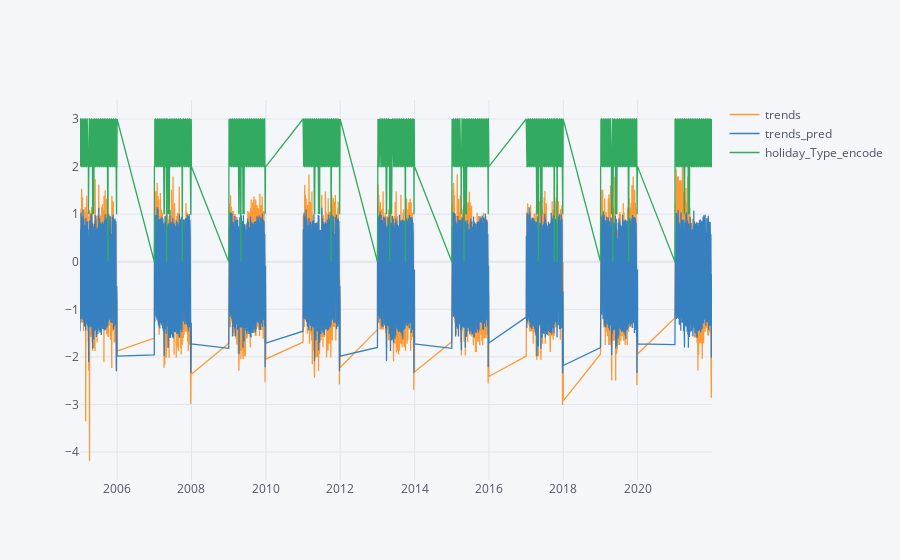

Source (notebook cell):
### Code cell
testdata[['trends','trends_pred','holiday_Type_encode']].iplot()

### Figure 1 — Plotly figure (JSON) as saved in the notebook; plotly's stock layout.template omitted (floating-point values rounded to 4 significant figures; data arrays with more than 128 entries replaced by an {"elided": "..."} marker saying what was removed)
{"data": [{"line": {"color": "rgba(255, 153, 51, 1.0)", "dash": "solid", "shape": "linear", "width": 1.3}, "mode": "lines", "name": "trends", "text": "", "type": "scatter", "x": {"elided": "3285 str values"}, "y": {"elided": "3285 float values"}}, {"line": {"color": "rgba(55, 128, 191, 1.0)", "dash": "solid", "shape": "linear", "width": 1.3}, "mode": "lines", "name": "trends_pred", "text": "", "type": "scatter", "x": {"elided": "3285 str values"}, "y": {"elided": "3285 float values"}}, {"line": {"color": "rgba(50, 171, 96, 1.0)", "dash": "solid", "shape": "linear", "width": 1.3}, "mode": "lines", "name": "holiday_Type_encode", "text": "", "type": "scatter", "x": {"elided": "3285 str values"}, "y": {"elided": "3285 int values"}}], "layout": {"legend": {"bgcolor": "#F5F6F9", "font": {"color": "#4D5663"}}, "paper_bgcolor": "#F5F6F9", "plot_bgcolor": "#F5F6F9", "title": {"font": {"color": "#4D5663"}}, "xaxis": {"gridcolor": "#E1E5ED", "showgrid": true, "tickfont": {"color": "#4D5663"}, "title": {"font": {"color": "#4D5663"}, "text": ""}, "zerolinecolor": "#E1E5ED"}, "yaxis": {"gridcolor": "#E1E5ED", "showgrid": true, "tickfont": {"color": "#4D5663"}, "title": {"font": {"color": "#4D5663"}, "text": ""}, "zerolinecolor": "#E1E5ED"}}}
